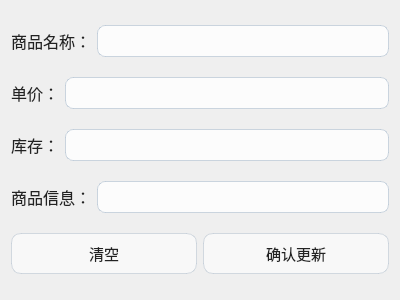
<?xml version="1.0" encoding="UTF-8"?>
<ui version="4.0">
 <class>AdminOfSetShop</class>
 <widget class="QDialog" name="AdminOfSetShop">
  <property name="geometry">
   <rect>
    <x>0</x>
    <y>0</y>
    <width>400</width>
    <height>300</height>
   </rect>
  </property>
  <property name="windowTitle">
   <string>Form</string>
  </property>
  <property name="styleSheet">
   <string notr="true">/* 弹窗顶层背景（替换成你自己的对象名） */
#AddGoodsDialog
{
    background-image: url(:/res/LoginBackgroundImage.png);
    background-repeat: no-repeat;
    background-position: center;
}

/* 承载所有控件的磨砂容器 */
#addGoodsContainer
{
    background-color:rgba(255,255,255,160);
    border-radius:16px;
}

/* 文字标签：商品名称、单价、库存、商品信息 */
QLabel
{
    font-size:16px;
    color:#222222;
    background-color:transparent;
}

/* 四个输入框 QLineEdit */
QLineEdit
{
    border:1px solid rgba(160,180,200,130);
    border-radius:8px;
    padding:6px 10px;
    background-color:rgba(255,255,255,200);
    font-size:14px;
}
QLineEdit:focus
{
    border:1px solid rgba(120,140,160,170);
    background-color:rgba(255,255,255,240);
}

/* 按钮：清空、确认添加 */
QPushButton
{
    background-color: rgba(255,255,255,140);
    color:#222222;
    border:1px solid rgba(170,185,200,120);
    border-radius:10px;
    padding:8px 16px;
    font-size:15px;
}
QPushButton:hover
{
    background-color:rgba(255,255,255,200);
}
QPushButton:pressed
{
    background-color:rgba(230,238,245,210);
}</string>
  </property>
  <layout class="QVBoxLayout" name="verticalLayout">
   <item>
    <layout class="QHBoxLayout" name="horizontalLayout">
     <item>
      <widget class="QLabel" name="nameLabel">
       <property name="text">
        <string>商品名称：</string>
       </property>
      </widget>
     </item>
     <item>
      <widget class="QLineEdit" name="nameLineEdit"/>
     </item>
    </layout>
   </item>
   <item>
    <layout class="QHBoxLayout" name="horizontalLayout_2">
     <item>
      <widget class="QLabel" name="priceLabel">
       <property name="text">
        <string>单价：</string>
       </property>
      </widget>
     </item>
     <item>
      <widget class="QLineEdit" name="priceLineEdit"/>
     </item>
    </layout>
   </item>
   <item>
    <layout class="QHBoxLayout" name="horizontalLayout_3">
     <item>
      <widget class="QLabel" name="numberLabel">
       <property name="text">
        <string>库存：</string>
       </property>
      </widget>
     </item>
     <item>
      <widget class="QLineEdit" name="numberLineEdit"/>
     </item>
    </layout>
   </item>
   <item>
    <layout class="QHBoxLayout" name="horizontalLayout_4">
     <item>
      <widget class="QLabel" name="informationLabel">
       <property name="text">
        <string>商品信息：</string>
       </property>
      </widget>
     </item>
     <item>
      <widget class="QLineEdit" name="informationLineEdit"/>
     </item>
    </layout>
   </item>
   <item>
    <layout class="QHBoxLayout" name="horizontalLayout_5">
     <item>
      <widget class="QPushButton" name="clearBtn">
       <property name="text">
        <string>清空</string>
       </property>
      </widget>
     </item>
     <item>
      <widget class="QPushButton" name="confirmBtn">
       <property name="text">
        <string>确认更新</string>
       </property>
      </widget>
     </item>
    </layout>
   </item>
  </layout>
 </widget>
 <resources/>
 <connections/>
</ui>
